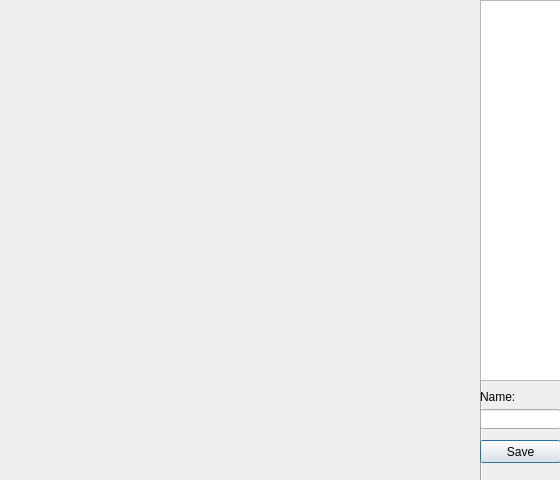
<?xml version="1.0" encoding="UTF-8"?>
<ui version="4.0">
 <class>Editor</class>
 <widget class="QDialog" name="Editor">
  <property name="geometry">
   <rect>
    <x>0</x>
    <y>0</y>
    <width>560</width>
    <height>480</height>
   </rect>
  </property>
  <property name="windowTitle">
   <string>Dialog</string>
  </property>
  <widget class="Line" name="line">
   <property name="geometry">
    <rect>
     <x>480</x>
     <y>0</y>
     <width>3</width>
     <height>480</height>
    </rect>
   </property>
   <property name="orientation">
    <enum>Qt::Vertical</enum>
   </property>
  </widget>
  <widget class="QPushButton" name="Save">
   <property name="geometry">
    <rect>
     <x>480</x>
     <y>440</y>
     <width>81</width>
     <height>23</height>
    </rect>
   </property>
   <property name="text">
    <string>Save</string>
   </property>
  </widget>
  <widget class="QLineEdit" name="name">
   <property name="geometry">
    <rect>
     <x>480</x>
     <y>409</y>
     <width>81</width>
     <height>20</height>
    </rect>
   </property>
  </widget>
  <widget class="QLabel" name="label_3">
   <property name="geometry">
    <rect>
     <x>480</x>
     <y>390</y>
     <width>47</width>
     <height>13</height>
    </rect>
   </property>
   <property name="text">
    <string>Name:</string>
   </property>
  </widget>
  <widget class="QListWidget" name="listWidget">
   <property name="geometry">
    <rect>
     <x>480</x>
     <y>0</y>
     <width>81</width>
     <height>381</height>
    </rect>
   </property>
  </widget>
 </widget>
 <resources/>
 <connections/>
</ui>
